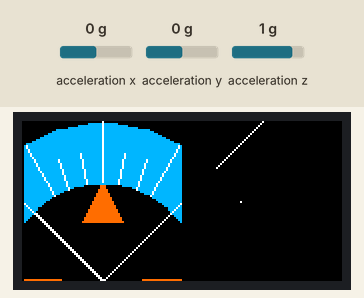
This sketch was run on a simulated ESP32. Parts: 160×80 colour display. Inputs (shaded band) come from the test bench; at power-on: acceleration x 0 g, acceleration y 0 g, acceleration z 1 g. What the sketch prints to the serial monitor is not drawn.

Above: at 1.5 s.
1.6 s: acceleration x set to -1.4 g
At 2.8 s:
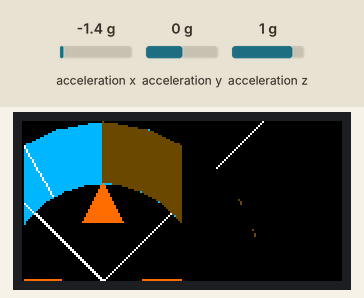
3.1 s: acceleration y set to -1.4 g
At 3.9 s:
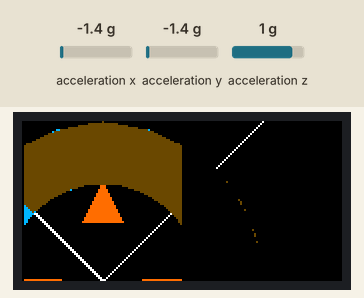
4.6 s: acceleration x set to -0.8 g
At 5.9 s:
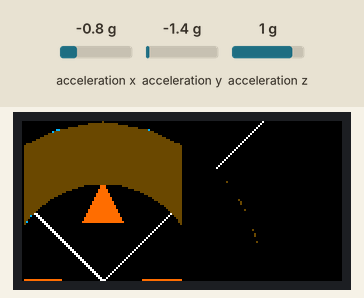
6.2 s: acceleration y set to -0.8 g
At 7.3 s:
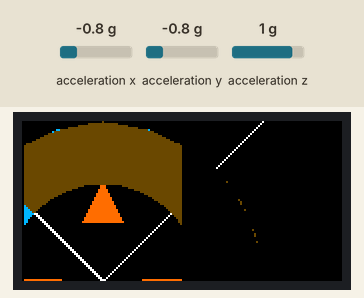
Timing chart, 0 to 8.8 s (numbered marks = the images above; inputs shaded):
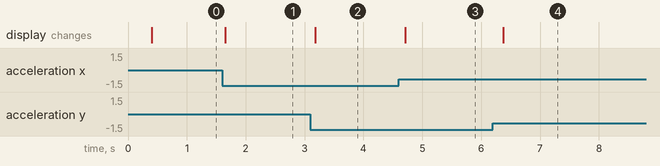

Measured:
- after the input at 1.6 s, the display: changes after 0.05 s (image 1)
- after the input at 3.1 s, the display: changes after 0.08 s (image 2)
- after the input at 4.6 s, the display: changes after 0.11 s (image 3)
- after the input at 6.2 s, the display: changes after 0.17 s (image 4)

The sketch:

AttitudeIndicatorArd.ino
```cpp
#include <M5StickC.h>
//#include <utility/Sprite.h>
// Uses MPU9250 by hideakitai instead of M5Stack std lib
// because latter does not work with M5 gray

TFT_eSprite img = TFT_eSprite(&M5.Lcd);  // Create Sprite object "img" with pointer to "tft" object

int sevenseg[] = {0b1110111, 0b0010010, 0b1011101, 0b1011011, 0b0111010, 0b1101011,0b0101111,0b1010010,0b1111111,0b1111010};

void setup() {
  // put your setup code here, to run once:
    M5.begin();
    M5.Lcd.setRotation(3);
    M5.Axp.begin();
    M5.Axp.ScreenBreath(12);
    M5.Lcd.fillScreen(TFT_NAVY);
    Serial.begin(115200);
    Wire.begin();
    delay(200);
    img.setColorDepth(8);
    img.createSprite(320,240);
    M5.MPU6886.Init();
}

//raddar
void fillPoly(int n, int x[], int y[], long c)
{
  int i=0;
  int j=n-1;
  while(1){
    img.fillTriangle(x[i],y[i],x[i+1],y[i+1],x[j],y[j],c);
    if ( i+2==j )
      return;
    img.fillTriangle(x[i+1],y[i+1],x[j-1],y[j-1],x[j],y[j],c);
    i ++;
    j --;
    if ( i+1>=j )
      return;
  }
}

//fan
void fillPoly2(int n, int x[], int y[], long c)
{
  for(int i=1; i<n-1;i++){
    img.fillTriangle(x[0],y[0],x[i],y[i],x[i+1],y[i+1],c);
  }
}


void letter(char L, int x, int y, int dx, int dy, long c)
{
    if (L & 0b1000000)
        img.drawLine(x+dy,y-dx,x+dx+dy,y+dy-dx,c);
    if (L & 0b0100000)
        img.drawLine(x,y,x+dy,y-dx,c);
    if (L & 0b0010000)
        img.drawLine(x+dx+dy,y+dy-dx,x+dx,y+dy,c);
    if (L & 0b0001000)
        img.drawLine(x,y,x+dx,y+dy,c);
    if (L & 0b0000100)
        img.drawLine(x,y,x-dy,y+dx,c);
    if (L & 0b0000010)
        img.drawLine(x+dx,y+dy,x+dx-dy,y+dy+dx,c);
    if (L & 0b0000001)
        img.drawLine(x-dy,y+dx,x+dx-dy,y+dy+dx,c);
}

void
number(int v, int x, int y, int dx, int dy,long c)
{
    int h = v / 10;
    letter(sevenseg[h], x,y,dx,dy,c);
    int l = v % 10;
    x += dx*3/2;
    y += dy;
    letter(sevenseg[l], x,y,dx,dy,c);
}


int w = M5.Lcd.width();
int h = M5.Lcd.height(); //h = lcd.screensize()
int cx = w/2;
int cy = h/2;


float angles[] = {-60,-45,-30,-20,-10,0,10,20,30,45,60};
int Len[]      = {2,1,2,1,1,2,1,1,2,1,2};

// brown #6c5735
// 01101100 01011110 00110101
// 01101 010111 00110
int brown = 0b0110101000000110;
int orange = 0xfbe4;

void loop() {
  // put your main code here, to run repeatedly:
  float x,y,z;
  M5.MPU6886.getAccelData(&x,&y,&z);
  Serial.printf("%f %f %f\n",x,y,z);
  float br = sqrt(x*x+y*y);
  int bx = (int)(x/br*100);
  int by = (int)(y/br*100);
  float ba = atan2(x,y);
  float pitch = atan2(z,y)*180/3.14;
  float r = h/2 - 30;
  int L = 15;
  //blue back
  //img.fillScreen(BLACK);
  //blue
  //img.fillCircle(cx,cy,r+L*2,0x51d);
  //img.fillRect(0,0,w,h/2,0x51d);
  //img.fillRect(0,h/2,w,h,0x7bef);
  //img.fillCircle(cx,cy,r,0x51d);

  //img.drawLine(cx-by*2,cy-bx*2,cx+by*2,cy+bx*2,0xffff);
  int xx[64];
  int yy[64];
  int qx = (int)(x/br*pitch*3);
  int qy = (int)(y/br*pitch*3);
  xx[0] = cx-by+qx;
  yy[0] = cy-bx-qy;
  xx[1] = cx+by+qx;
  yy[1] = cy+bx-qy;
  xx[2] = cx+by+qx-bx*2;
  yy[2] = cy+bx-qy+by*2;
  xx[3] = cx-by+qx-bx*2;
  yy[3] = cy-bx-qy+by*2;
  fillPoly(4, xx,yy, brown);
  //xx[0] = cx-by+qx;
  //yy[0] = cy-bx-qy;
  //xx[1] = cx+by+qx;
  //yy[1] = cy+bx-qy;
  xx[2] = cx+by+qx+bx*2;
  yy[2] = cy+bx-qy-by*2;
  xx[3] = cx-by+qx+bx*2;
  yy[3] = cy-bx-qy-by*2;
  fillPoly(4, xx,yy, 0x51d);
  for(int i=-6;i <= 6; i++){
    const int ZOOM=25;
    int px = (int)(x/br*(pitch+i*5)*3);
    int py = (int)(y/br*(pitch+i*5)*3);
    int scale = abs(i) + 1;
    if ( i % 2 != 0 )
      scale = 1;
    img.drawLine(cx-by*scale/ZOOM+px,cy-bx*scale/ZOOM-py,cx+by*scale/ZOOM+px,cy+bx*scale/ZOOM-py,0xffff);
    if ( i == 0 )
      continue;
    if ( i % 2 != 0 )
      continue;
    number(abs(i*5), cx+by*(scale+1)/ZOOM+px, cy+bx*(scale+1)/ZOOM-py, by/ZOOM, bx/ZOOM, 0xffff);
    number(abs(i*5), cx-by*(scale+4)/ZOOM+px, cy-bx*(scale+4)/ZOOM-py, by/ZOOM, bx/ZOOM, 0xffff);
  }
  // orange fixed
  img.fillRect(cx-70,cy-1,50,3,orange);
  img.fillRect(cx+20,cy-1,50,3,orange);
  img.fillTriangle(cx,L*2,cx+10,L*2+20,cx-10,L*2+20,orange);
  //outer ring blue
  for(int i=0;i<16;i++){
    float c = cos(i*3.1416/15-ba);
    float s = sin(i*3.1416/15-ba);
    //upper half
    xx[i] = (int)(r*c)+cx;
    yy[i] = -(int)(r*s)+cy;
    xx[31-i] = (int)((r+L*2)*c)+cx;
    yy[31-i] = -(int)((r+L*2)*s)+cy;
    xx[32+i] = -(int)(r*c)+cx;
    yy[32+i] = (int)(r*s)+cy;
    xx[63-i] = -(int)((r+L*2)*c)+cx;
    yy[63-i] = (int)((r+L*2)*s)+cy;
  }
  fillPoly(32, xx, yy, 0x51d);
  fillPoly(32, &xx[32], &yy[32], brown);
  for(int i=0;i<11;i++){
    float a = angles[i];
    float l = Len[i];
    float aa = ba + a*3.14/180;
    float c = cos(aa);
    float s = sin(aa);
    l = l*L+r;
    int rc = (int)(r*c);
    int rs = (int)(r*s);
    int lc = (int)(l*c);
    int ls = (int)(l*s);
    img.drawLine(cx+rs,cy-rc,cx+ls, cy-lc, 0xffff);
  }
  //black frame
  xx[0] = 0;
  yy[0] = -1;
  xx[1] = 0;
  yy[1] = cy;
  for(int i=0;i<8;i++){
    float c = cos(i*3.1416/15);
    float s = sin(i*3.1416/15);
    //upper half
    xx[i+2] = -(int)((r+L*2)*c)+cx;
    yy[i+2] = -(int)((r+L*2)*s)+cy;
  }
  fillPoly2(10, xx, yy, 0x0);
  xx[0] = w;
  yy[0] = -1;
  xx[1] = w;
  yy[1] = cy;
  for(int i=0;i<8;i++){
    float c = cos(i*3.1416/15);
    float s = sin(i*3.1416/15);
    //upper half
    xx[i+2] = +(int)((r+L*2)*c)+cx;
    yy[i+2] = -(int)((r+L*2)*s)+cy;
  }
  fillPoly2(10, xx, yy, 0x0);
  xx[0] = 0;
  yy[0] = h;
  xx[1] = 0;
  yy[1] = cy;
  for(int i=0;i<8;i++){
    float c = cos(i*3.1416/15);
    float s = sin(i*3.1416/15);
    //upper half
    xx[i+2] = -(int)((r+L*2)*c)+cx;
    yy[i+2] = (int)((r+L*2)*s)+cy;
  }
  fillPoly2(10, xx, yy, 0x0);
  xx[0] = w;
  yy[0] = h;
  xx[1] = w;
  yy[1] = cy;
  for(int i=0;i<8;i++){
    float c = cos(i*3.1416/15);
    float s = sin(i*3.1416/15);
    //upper half
    xx[i+2] = (int)((r+L*2)*c)+cx;
    yy[i+2] = (int)((r+L*2)*s)+cy;
  }
  fillPoly2(10, xx, yy, 0x0);
  img.pushSprite(0, 0);
  //M5.update();
  delay(100);
}
```
